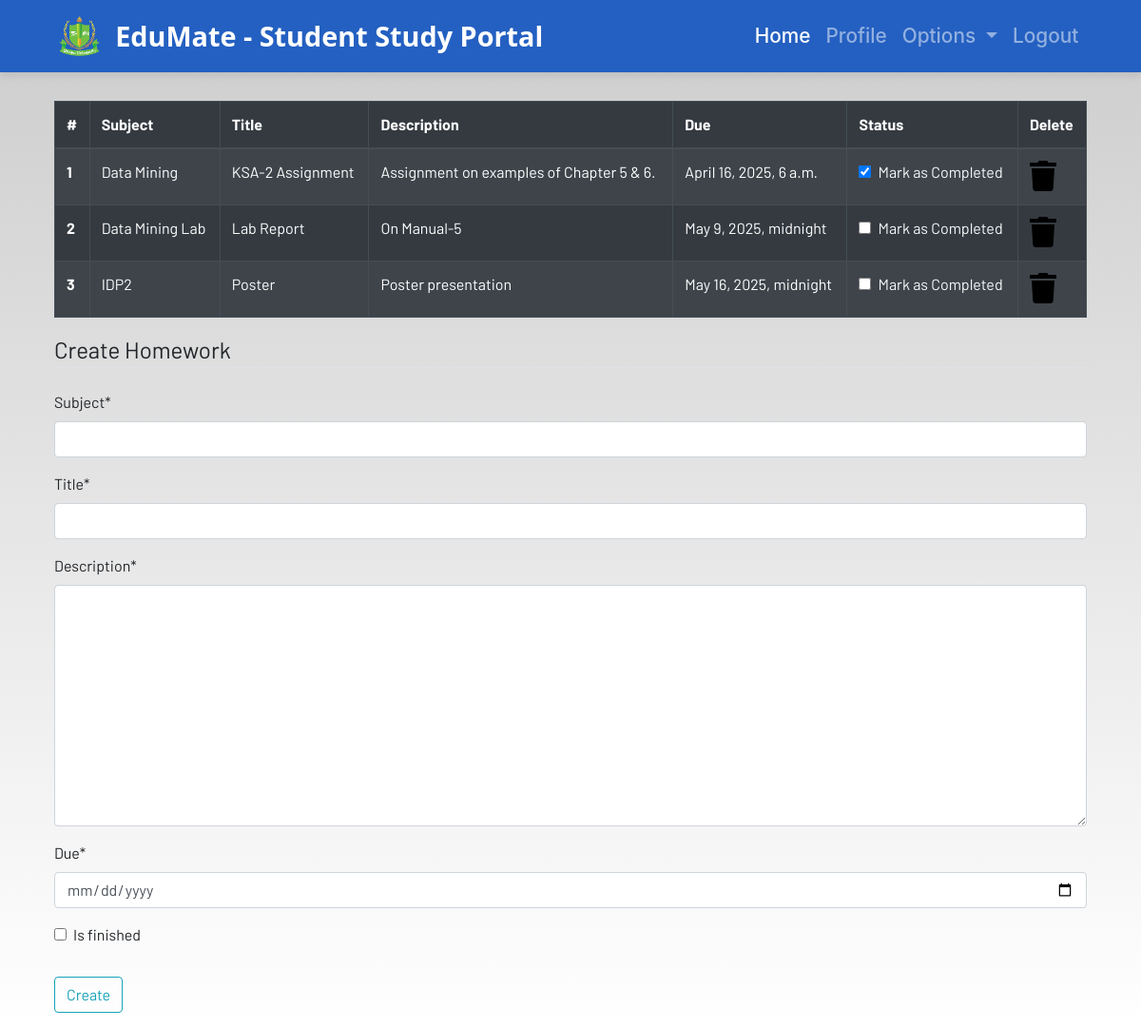
The page /homework (signed in) on the database its author committed.
### dashboard/models.py (models this page shows, shortened)
class Homework(models.Model):
    user = models.ForeignKey(User,on_delete=models.CASCADE)
    subject = models.CharField(max_length=50)
    title = models.CharField(max_length=100)
    description = models.TextField()
    due = models.DateTimeField()
    is_finished = models.BooleanField(default=False)

### dashboard/views.py (the view)
# urls.py: path("homework", views.homework, name="homework"),
@login_required
def homework(request):
    if request.method == "POST":
        form = HomeworkForm(request.POST)
        if form.is_valid():
            try:
                finished = request.POST["is_finished"]
                if finished == "on":
                    finished = True
                else:
                    finished = False
            except:
                finished = False
            homeworks = Homework(
                user=request.user,
                subject=request.POST["subject"],
                title=request.POST["title"],
                description=request.POST["description"],
                due=request.POST["due"],
                is_finished=finished,
            )
            homeworks.save()
            messages.success(request, f"Homework Added from {request.user.username}!!")
    else:
        form = HomeworkForm()
    homework = Homework.objects.filter(user=request.user)
    if len(homework) == 0:
        homework_done = True
    else:
        homework_done = False
    context = {"homeworks": homework, "homeworks_done": homework_done, "form": form}
    return render(request, "dashboard/homework.html", context)

### dashboard/forms.py
class HomeworkForm(forms.ModelForm):
    class Meta:
        model = Homework
        widgets = {'due':DateInput()}
        fields = ['subject','title','description','due','is_finished']

### dashboard/templates/dashboard/homework.html (shortened to what this page needs)
{% extends 'dashboard/base.html' %}
{% load static %}
{% load crispy_forms_tags %}
{% block content %}
<div class="container">
    {% if not homework_done %}
    <table class="table table-striped table-bordered table-hover table-dark">
        <thead>
            <tr>
                <th scope="col">#</th>
                <th scope="col">Subject</th>
                <th scope="col">Title</th>
                <th scope="col">Description</th>
                <th scope="col">Due</th>
                <th scope="col">Status</th>
                <th scope="col">Delete</th>
            </tr>
        </thead>
        <tbody>
            {% for homework in homeworks %}
            <tr>
                <th scope="row">{{forloop.counter}}</th>
                <td>{{homework.subject}}</td>
                <td>{{homework.title}}</td>
                <td>{{homework.description}}</td>
                <td>{{homework.due}}</td>
                <td>
                    <a href="{% url 'update-homework' homework.id %}">
                        <div class="form-check">
                            {% if homework.is_finished == True %}
                            <input class="form-check-input" type="checkbox" value="" checked>
                            {% else %}
                            <input class="form-check-input" type="checkbox" value="">
                            {% endif %}
                            <label class="form-check-label text-light" for="flexCheckDefault">
                                Mark as Completed
                            </label>
                        </div>
                    </a>
                </td>
                <td><a href="{% url 'delete-homework' homework.id %}"><i class="fa fa-trash fa-2x"></i></a></td>
            </tr>
            {% endfor %}
        </tbody>
    </table>
    {% else %}
    <h4>All homeworks are completed!! Create to have more!!</h4>
{% endif %}
</div>
<div class=" container">
    <form method="POST">
        <fieldset class="form-group">
            <legend class="border-bottom mb-4">Create Homework</legend>
            {{form|crispy}}
        </fieldset>
        <div class="form-group">
            <button href="" class="btn btn-outline-info" type="submit">
                Create
            </button>
        </div>
    </form>
</div>
{% endblock content %}

### static/css/main.css (style rules this page uses)
html { scroll-behavior: smooth; height: 100%; width: 100%; }
a { text-decoration: none !important; color: black; }
html, body { max-width: 100%; overflow-x: hidden; height: 100%; width: 100%; }
body { background: linear-gradient(rgba(0, 0, 0, 0.2), rgba(255, 255, 255, 0.5)); overflow-x: hidden; background-repeat: no-repeat; }
.fa { color: black; }

### rows shown on the page
Homework: subject "Data Mining", title "KSA-2 Assignment", description "Assignment on examples of Chapter 5 & 6.", due "April 16, 2025, 6 a.m."
Homework: subject "Data Mining Lab", title "Lab Report", description "On Manual-5", due "May 9, 2025, midnight"
Homework: subject "IDP2", title "Poster", description "Poster presentation", due "May 16, 2025, midnight"
